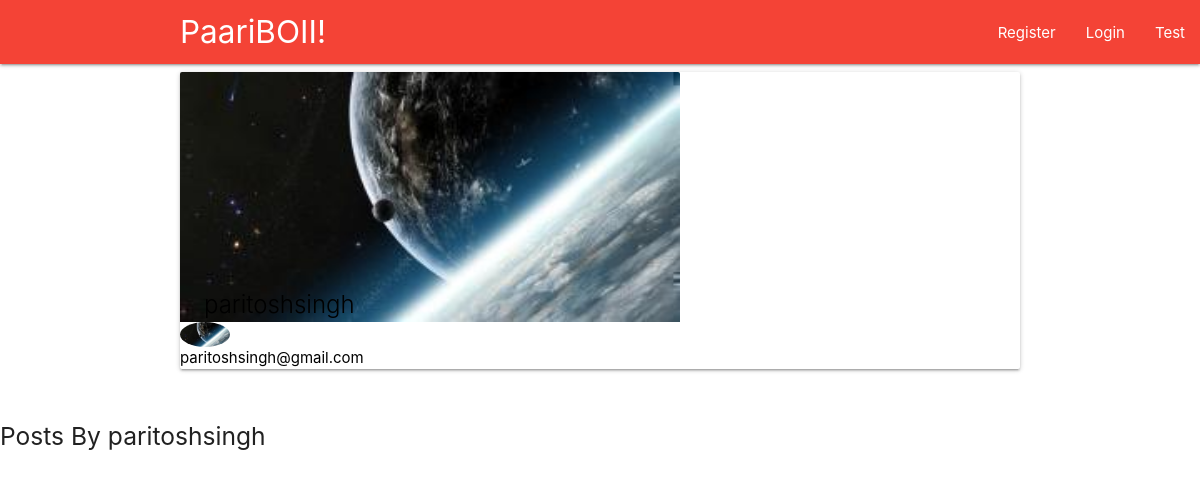
/profile/16, run on the app's committed database.
### network/models.py (models this page shows, shortened)
class Profile(models.Model):
    user = models.OneToOneField(User, on_delete = models.CASCADE, default =1)
    image = models.ImageField(default ='default_profile.jpg', upload_to ='profile_pics')
    profile_cover = models.ImageField(default='default_cover_pic.jpg', upload_to='cover_pics')
    bio = models.TextField(max_length = 288, blank= True)

### network/views.py (the view)
# urls.py: path('profile/<int:pk>',user_views.ProfileDetail.as_view(),name = 'profile_detail'),
class ProfileDetail(DetailView):
    model = Profile
    def get_context_data(self, **kwargs):
        context = super().get_context_data(**kwargs)
        context['posts'] = Post.objects.all()
        return context

### network/templates/network/profile_detail.html (shortened to what this page needs)
{% extends "network/base.html"%}
{% block content %}
<div class = "container">
    <div class="col s12 m7 l3">
        <div class="card">
          <div class="card-image">
              <img src="{{ object.profile_cover.url }}" class="background" style="width:500px; hieght:500px">
              <a href="#user"><img  style="border-radius: 50%;width:50px; hieght:50px" src="{{ object.image.url }}"></a>
              <a href="#name"><span class="black-text name card-title" >{{ object.user.username}}</span></a>
        </div>
            <a href="#email"><span class="black-text email">{{ object.user.email }}</span></a>
    </div>
</div>
    </div>
    <br>
    <h5>Posts By {{ object.user.username}}</h5>
{% endblock%}

### data on the page
Profile: profile_cover (placeholder picture), image (placeholder picture), user.username "paritoshsingh", user.email "paritoshsingh@gmail.com"
